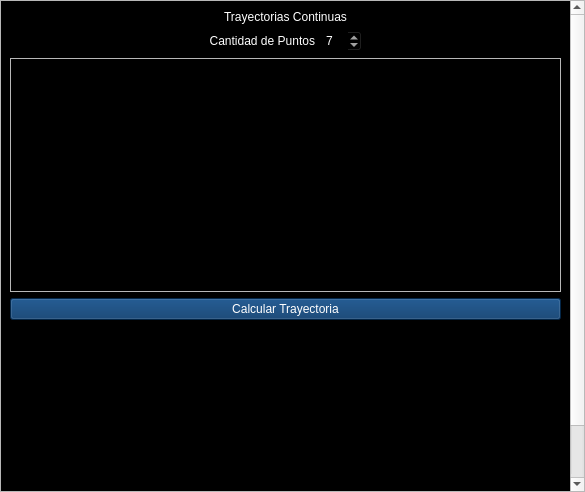
<?xml version="1.0" encoding="UTF-8"?>
<ui version="4.0">
 <class>sim_U2_T3</class>
 <widget class="QWidget" name="sim_U2_T3">
  <property name="geometry">
   <rect>
    <x>0</x>
    <y>0</y>
    <width>585</width>
    <height>492</height>
   </rect>
  </property>
  <property name="windowTitle">
   <string>Sim_U2_T3</string>
  </property>
  <property name="styleSheet">
   <string notr="true">QWidget#sim_U2_T3{
background-color:rgba(0,0,0,0);
}</string>
  </property>
  <layout class="QVBoxLayout" name="verticalLayout">
   <property name="leftMargin">
    <number>0</number>
   </property>
   <property name="topMargin">
    <number>0</number>
   </property>
   <property name="rightMargin">
    <number>0</number>
   </property>
   <property name="bottomMargin">
    <number>0</number>
   </property>
   <item>
    <widget class="QScrollArea" name="scrollArea">
     <property name="widgetResizable">
      <bool>true</bool>
     </property>
     <widget class="QWidget" name="scrollAreaWidgetContents">
      <property name="geometry">
       <rect>
        <x>0</x>
        <y>0</y>
        <width>566</width>
        <height>563</height>
       </rect>
      </property>
      <property name="sizePolicy">
       <sizepolicy hsizetype="Preferred" vsizetype="Fixed">
        <horstretch>0</horstretch>
        <verstretch>0</verstretch>
       </sizepolicy>
      </property>
      <property name="styleSheet">
       <string notr="true">QWidget#scrollAreaWidgetContents{
background-color:rgb(0,0,0);
}
QScrollArea#scrollArea_2 QWidget#scrollAreaWidgetContents_2{
background-color:translucid;
}
QLabel{
color:white;
}
QSpinBox{
color:white;
background-color:translucid;
}
QPushButton{
font:16pt &quot;Britannic Bold&quot;;
color:white;
background-color:rgba(0,51,102,200);
}
QPushButton:hover{
background-color:rgba(0,51,150,200);
}
QTableWidget {
selection-background-color: black;
}
QHeaderView::section {
background-color: #CCCCCC;
padding: 4px;
border: 1px solid #000000;
font-size: 10pt;
}
QTableWidget::item {
background-color: black;
color: white;
border: 1px solid rgb(80, 80, 80); 
}
QTableWidget::item:selected {
background-color: rgb(0,51,112);
}
QTableWidget QWidget{
background-color: rgb(173,51,51);
}</string>
      </property>
      <layout class="QVBoxLayout" name="verticalLayout_2">
       <item>
        <widget class="QLabel" name="label">
         <property name="text">
          <string>Trayectorias Continuas</string>
         </property>
         <property name="alignment">
          <set>Qt::AlignCenter</set>
         </property>
        </widget>
       </item>
       <item>
        <layout class="QHBoxLayout" name="horizontalLayout">
         <item>
          <spacer name="horizontalSpacer">
           <property name="orientation">
            <enum>Qt::Horizontal</enum>
           </property>
           <property name="sizeHint" stdset="0">
            <size>
             <width>40</width>
             <height>20</height>
            </size>
           </property>
          </spacer>
         </item>
         <item>
          <widget class="QLabel" name="label_2">
           <property name="text">
            <string>Cantidad de Puntos</string>
           </property>
           <property name="alignment">
            <set>Qt::AlignRight|Qt::AlignTrailing|Qt::AlignVCenter</set>
           </property>
          </widget>
         </item>
         <item>
          <widget class="QSpinBox" name="sb_nPuntos">
           <property name="minimum">
            <number>2</number>
           </property>
           <property name="value">
            <number>7</number>
           </property>
          </widget>
         </item>
         <item>
          <spacer name="horizontalSpacer_2">
           <property name="orientation">
            <enum>Qt::Horizontal</enum>
           </property>
           <property name="sizeHint" stdset="0">
            <size>
             <width>40</width>
             <height>20</height>
            </size>
           </property>
          </spacer>
         </item>
        </layout>
       </item>
       <item>
        <widget class="QScrollArea" name="scrollArea_2">
         <property name="minimumSize">
          <size>
           <width>0</width>
           <height>234</height>
          </size>
         </property>
         <property name="widgetResizable">
          <bool>true</bool>
         </property>
         <widget class="QWidget" name="scrollAreaWidgetContents_2">
          <property name="geometry">
           <rect>
            <x>0</x>
            <y>0</y>
            <width>546</width>
            <height>232</height>
           </rect>
          </property>
          <layout class="QHBoxLayout" name="horizontalLayout_2">
           <property name="leftMargin">
            <number>0</number>
           </property>
           <property name="topMargin">
            <number>0</number>
           </property>
           <property name="rightMargin">
            <number>0</number>
           </property>
           <property name="bottomMargin">
            <number>0</number>
           </property>
           <item>
            <spacer name="horizontalSpacer_3">
             <property name="orientation">
              <enum>Qt::Horizontal</enum>
             </property>
             <property name="sizeHint" stdset="0">
              <size>
               <width>239</width>
               <height>20</height>
              </size>
             </property>
            </spacer>
           </item>
           <item>
            <widget class="CustomTable" name="ct_puntos" native="true">
             <property name="minimumSize">
              <size>
               <width>50</width>
               <height>50</height>
              </size>
             </property>
            </widget>
           </item>
           <item>
            <spacer name="horizontalSpacer_4">
             <property name="orientation">
              <enum>Qt::Horizontal</enum>
             </property>
             <property name="sizeHint" stdset="0">
              <size>
               <width>239</width>
               <height>20</height>
              </size>
             </property>
            </spacer>
           </item>
          </layout>
         </widget>
        </widget>
       </item>
       <item>
        <widget class="QPushButton" name="bt_calcularTrayectoria">
         <property name="text">
          <string>Calcular Trayectoria</string>
         </property>
        </widget>
       </item>
       <item>
        <widget class="CustomPlotWidget" name="cp_q_1" native="true">
         <property name="minimumSize">
          <size>
           <width>0</width>
           <height>50</height>
          </size>
         </property>
        </widget>
       </item>
       <item>
        <widget class="CustomPlotWidget" name="cp_q_2" native="true">
         <property name="minimumSize">
          <size>
           <width>0</width>
           <height>50</height>
          </size>
         </property>
        </widget>
       </item>
       <item>
        <widget class="CustomPlotWidget" name="cp_q_3" native="true">
         <property name="minimumSize">
          <size>
           <width>0</width>
           <height>50</height>
          </size>
         </property>
        </widget>
       </item>
       <item>
        <widget class="CustomPlotWidget" name="cp_q_4" native="true">
         <property name="minimumSize">
          <size>
           <width>0</width>
           <height>50</height>
          </size>
         </property>
        </widget>
       </item>
      </layout>
     </widget>
    </widget>
   </item>
  </layout>
 </widget>
 <customwidgets>
  <customwidget>
   <class>CustomTable</class>
   <extends>QWidget</extends>
   <header>clases.CustomTable</header>
   <container>1</container>
  </customwidget>
  <customwidget>
   <class>CustomPlotWidget</class>
   <extends>QWidget</extends>
   <header>clases.PlotWidget</header>
   <container>1</container>
  </customwidget>
 </customwidgets>
 <resources/>
 <connections/>
</ui>
